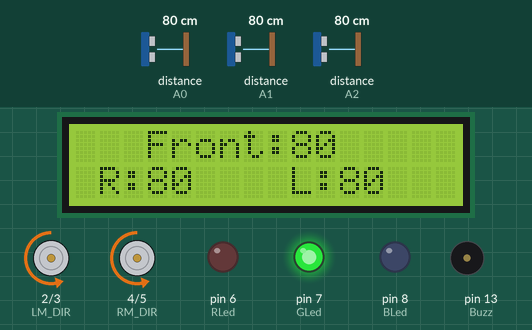
A sketch run on a simulated Arduino Uno, built with avr-gcc and run on an emulated ATmega328P. Parts: 16×2 character LCD, direction and speed pins drawn as motors (green arrow = direction pin HIGH = forward, orange = LOW = backward, longer = more drive), output pins drawn as LEDs (lit = HIGH), buzzer (waves = sounding). The test bench sets the inputs (shaded band); at power-on: distance to the obstacle (sensors on A1, A0, A2) 80 cm. The echo pulse lasts 58.3 µs per cm; what the sketch prints to the serial monitor is not drawn.

Above: at 1.2 s.
1.3 s: distance to the obstacle (sensor on A1) set to 23 cm
At 2.6 s:
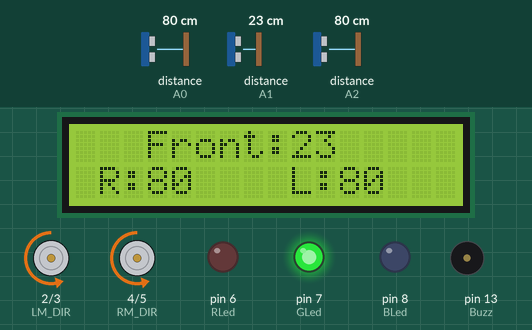
3.6 s: distance to the obstacle (sensor on A1) set to 19 cm
At 5.3 s:
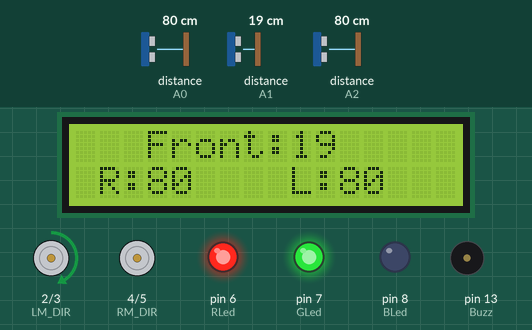
5.7 s: distance to the obstacle (sensor on A0) set to 22 cm
At 6.8 s:
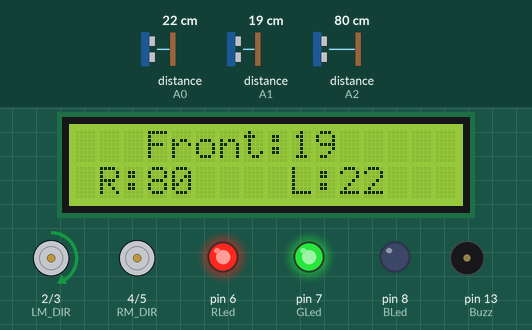
7.8 s: distance to the obstacle (sensor on A0) set to 18 cm
At 9.3 s:
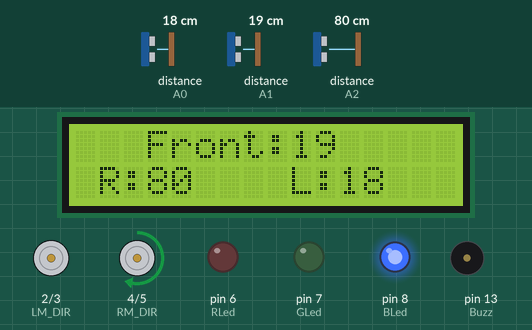
9.8 s: distance to the obstacle (sensor on A2) set to 23 cm
At 11.6 s:
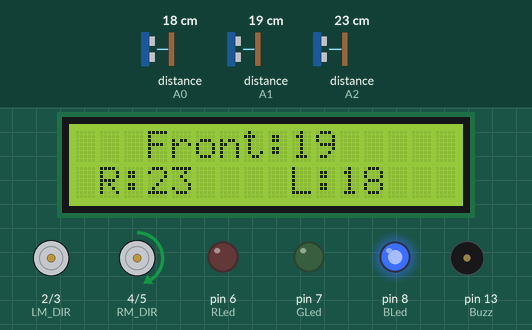
11.9 s: distance to the obstacle (sensor on A2) set to 18 cm
At 12.8 s:
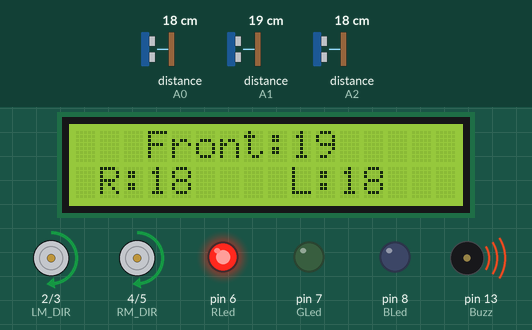
Timing chart, 0 to 16.0 s (numbered marks = the images above; inputs shaded):
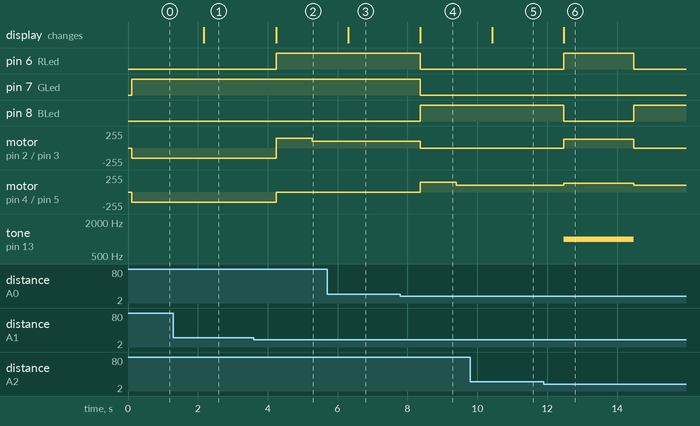

Measured:
- the behaviour switches between 21 and 20 cm on distance to the obstacle (sensor on A1) (found by bisection; images 1 and 2)
- the behaviour switches between 21 and 20 cm on distance to the obstacle (sensor on A0) (found by bisection; images 3 and 4)
- the behaviour switches between 21 and 20 cm on distance to the obstacle (sensor on A2) (found by bisection; images 5 and 6)
- after the input at 1.3 s, the display: changes after 0.87 s (image 1)
- after the input at 3.6 s, pin 6 (RLed): LOW → HIGH after 0.64 s; motor on pin 2 (LM_DIR) / pin 3 (LM_PWM): backward 150/255 → forward 150/255 after 0.64 s, → forward 105/255 1.0 s later; motor on pin 4 (RM_DIR) / pin 5 (RM_PWM): backward 150/255 → stopped after 0.64 s; the display: changes after 0.64 s (image 2)
- after the input at 5.7 s, the display: changes after 0.60 s (image 3)
- after the input at 7.8 s, pin 6 (RLed), pin 7 (GLed): HIGH → LOW after 0.56 s
- after the input at 9.8 s, the display: changes after 0.62 s (image 5)
- after the input at 11.9 s, pin 6 (RLed): LOW → HIGH after 0.57 s, → LOW 2.0 s later; pin 8 (BLed): HIGH → LOW after 0.57 s, → HIGH 2.0 s later

The sketch:

3_ultrasonic_car.ino
```cpp
/*
	self moving car that uses 3 ultrasonics to gauge distance
	and choose direction.
*/


#include <LiquidCrystal_I2C.h>
#include <Ultrasonic.h>

//define motor pins
#define LM_PWM 3    //  PWM for L_Motor
#define RM_PWM 5    //  PWM for R_Motor
#define LM_DIR 2    //  direction for L_Motor  1-forward    0-backward
#define RM_DIR 4    //  direction for R_Motor  1-forward    0-backward

//define ultrasonic pins
#define L_ECHO A0   // left echo pin
#define L_TRG 10    // left triggrt pin
#define M_ECHO A1   // mid echo pin
#define M_TRG 11    // mid triggrt pin
#define R_ECHO A2   // right echo pin
#define R_TRG 12    // right triggrt pin

#define Buzz 13     // buzzer pin

//define rgbLed pins
#define RLed 6     // red rgb pin
#define GLed 7     // green rgb pin
#define BLed 8     // blue rgb pin


Ultrasonic ultrasonic1(L_TRG,L_ECHO);  // left ultra
Ultrasonic ultrasonic2(M_TRG,M_ECHO);  // mid ultra
Ultrasonic ultrasonic3(R_TRG,R_ECHO);  // right ultra
LiquidCrystal_I2C lcd(0x3F,16,2);   //address can be 0x27

int i;
char dir;


// stop if speeds are 0, backwards  with negative speed, forwards with positive speeds
// LM_Speed is the speed of the left motor, RM_Speed for the right motor
void MotorsPWM(int LM_Speed,int RM_Speed)
{
  if(LM_Speed>=0)
      digitalWrite(LM_DIR ,0);
  else
    {
      LM_Speed+=255;
      digitalWrite(LM_DIR ,1);
    }

  if(RM_Speed>=0)
      digitalWrite(RM_DIR ,0);
  else
    {
      RM_Speed+=255;
      digitalWrite(RM_DIR ,1);
    }

  analogWrite(LM_PWM, LM_Speed);
  analogWrite(RM_PWM, RM_Speed);
}

//print the distances into LCD and Serial
void PrintDistance(int dist1, int dist2, int dist3)
{
  Serial.print("F:");
  Serial.println(dist2);
  Serial.print("R:");
  Serial.println(dist3);
  Serial.print("L:");
  Serial.println(dist1);

  lcd.clear();
  lcd.setCursor(3,0);
  lcd.print("Front:");
  lcd.print(dist2);
  lcd.setCursor(1,1);
  lcd.print("R:");
  lcd.print(dist3);
  lcd.setCursor(9,1);
  lcd.print("L:");
  lcd.print(dist1);
}

//choose the direction based on distnaces, preferance is F-L-R-B
char ChooseDirection()
{
  int dist1,dist2,dist3;
  dist1 = ultrasonic1.read(CM);
  dist2 = ultrasonic2.read(CM);
  dist3 = ultrasonic3.read(CM);

  PrintDistance(dist1,dist2,dist3);

  if(dist2>20)
    return 'F';

  MotorsPWM(0,0);

  if(dist1>20)
    return 'L';

  if(dist3>20)
    return 'R';

  return 'B';
}

//go to the direcrion D, if direction is B, go back, buzz, then turn right
void EnactDirection(char D)
{
  ChooseColor(D);
  switch(D)
  {
    case 'F': MotorsPWM(150,150);
              break;
    case 'R': MotorsPWM(0,-150);
              break;
    case 'L': MotorsPWM(-150,0);
              break;
    case 'B': MotorsPWM(-125,-125);
              tone(Buzz, 1000);
              delay(2000);
              noTone(Buzz);
              MotorsPWM(0,-150);
              ChooseColor('R');
              Serial.println("going to: R");
              delay(2000);
              break;
  }
}

//choose color based on the direction
void ChooseColor(char D)
{
  switch(D)
  {
    case 'F': EnactColor(0,1,0);
              break;
    case 'R': EnactColor(0,0,1);
              break;
    case 'L': EnactColor(1,1,0);
              break;
    case 'B': EnactColor(1,0,0);
              break;

  }
}

//display the colors on the rgb led
void EnactColor(int R, int G, int B)
{
  digitalWrite(RLed,R);
  digitalWrite(GLed,G);
  digitalWrite(BLed,B);
}

void setup()
{
  for(i=2;i<9;i++)
     pinMode(i,OUTPUT);
  pinMode(Buzz,OUTPUT);
  lcd.init();
  lcd.backlight();
  Serial.begin(9600);
}


void loop()
{
  dir = ChooseDirection();
  Serial.print("going to: ");
  Serial.println(dir);
  EnactDirection(dir);
  delay(1000);

}
```
